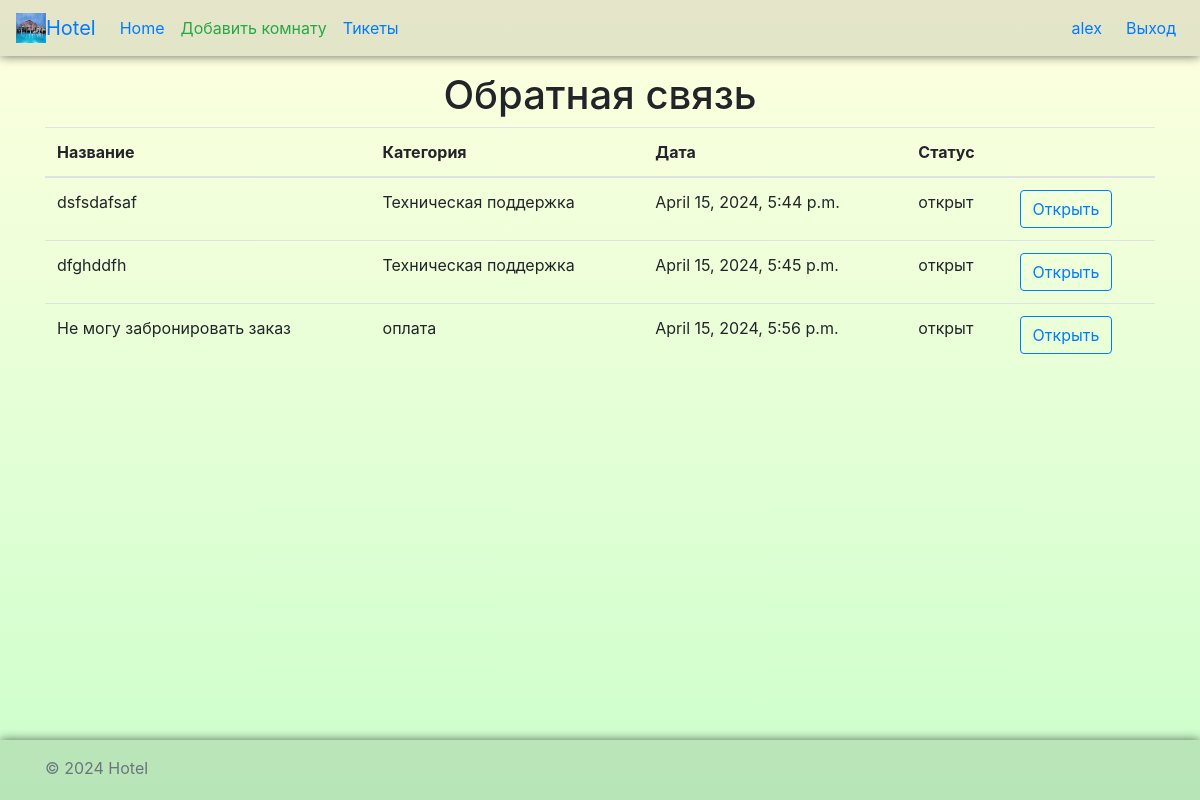
Screenshot of /feedback/ (signed in) with the database file from the repository.
### feedback/models.py (models this page shows)
class Feedback(models.Model):
    id = models.AutoField(primary_key=True)
    title = models.CharField(max_length=255)
    description = models.TextField()
    created_at = models.DateTimeField(auto_now_add=True)
    status = models.ForeignKey(TicketStatus, on_delete=models.CASCADE)
    category = models.ForeignKey(TicketCategory, on_delete=models.CASCADE)
    user = models.ForeignKey(User, on_delete=models.CASCADE, null=True)

class TicketCategory(models.Model):
    id = models.AutoField(primary_key=True)
    name = models.CharField(max_length=255)

class TicketStatus(models.Model):
    id = models.AutoField(primary_key=True)
    name = models.CharField(max_length=255)

### feedback/views.py (the view)
# urls.py: path('', views.feedback_list, name='feedback_list'),
def feedback_list(request):
    user = request.user
    feedbacks = Feedback.objects.filter(user=user)
    return render(request, 'feedback/feedback_list.html', {'feedbacks': feedbacks})

### templates/feedback/feedback_list.html
{% extends 'layout.html' %}
{% block content %}
    <h1 class="text-center">Обратная связь</h1>
    <table class="table">
        <thead>
        <tr>
            <th>Название</th>
            <th>Категория</th>
            <th>Дата</th>
            <th>Статус</th>
            <th></th>
        </tr>
        </thead>
        <tbody>
        {% for ticket in feedbacks %}
            <tr>
                <td>{{ ticket.title }}</td>
                <td>{{ ticket.category.name }}</td>
                <td>{{ ticket.created_at }}</td>
                <td>{{ ticket.status.name }}</td>
            <td>
                <a href="{% url 'feedback_detail' ticket.id %}" class="btn btn-outline-primary">Открыть</a>
            </td>
            </tr>
        {% endfor %}
        </tbody>
    </table>
{% endblock %}

### templates/layout.html (shortened to what this page needs)
<!DOCTYPE html>
<html lang="en" style="position: relative; min-height: 100%;">
<head>
    <link href="https://stackpath.bootstrapcdn.com/bootstrap/4.3.1/css/bootstrap.min.css" rel="stylesheet">
</head>
<body style="padding-bottom: 60px;">
<header>
    <nav class="navbar navbar-expand-lg"
         style="background-color: rgba(0, 0, 0, 0.1); box-shadow: 0 0 10px rgba(0, 0, 0, 0.6);">
        <img src="/media/default.jpg" width="30" height="30" alt="">
        <a class="navbar-brand" href="#">Hotel</a>
        <div class="collapse navbar-collapse justify-content-between" id="navbarNav">
            <ul class="navbar-nav">
                <li class="nav-item active">
                    <a class="nav-link" href="{% url 'room_list' %}">Home <span class="sr-only">(current)</span></a>
                </li>
                {% if user.is_authenticated %}
                    <li class="nav-item">
                        <a href="{% url 'room_create' %}" class="nav-link text-success">Добавить комнату</a>
                    </li>
                    <li class="nav-item">
                        <a href="{% url 'feedback_list' %}" class="nav-link">Тикеты</a>
                    </li>
                {% endif %}
            </ul>
            {% if not user.is_authenticated %}
                <ul class="navbar-nav">
                    <li class="nav-item active mr-2">
                        <button type="button" class="btn btn-outline-primary" data-toggle="modal"
                                data-target="#loginModal">
                            Вход
                        </button>
                    </li>
                    <li class="nav-item">
                        <button type="button" class="btn btn-outline-info" data-toggle="modal"
                                data-target="#regModal">
                            Регистрация
                        </button>
                    </li>
                </ul>
            {% else %}
                <ul class="navbar-nav">
                    <li class="nav-item active mr-2">
                        <a class="nav-link" href="#">{{ user.username }}</a>
                    </li>
                    <li class="nav-item">
                        <a class="nav-link" href="{% url 'logout' %}">Выход</a>
                    </li>
                </ul>
            {% endif %}
        </div>
    </nav>
</header>
<main role="main" class="container" style="padding: 15px">
    {% block content %}
    {% endblock %}
</main>
<footer class="footer mt-auto py-3"
        style="position: absolute; bottom: 0; width: 100%; height: 60px; background-color: rgba(0, 0, 0, 0.1); box-shadow: 0 0 10px rgba(0, 0, 0, 0.6)">
    <div class="container">
        <span class="text-muted">© 2024 Hotel</span>
    </div>
</footer>
</body>
</html>

### templates/layout.html (style rules this page uses)
body { background: linear-gradient(to bottom, #ffffe0, #ccffcc); }

### rows the page displays
Feedback: title "dsfsdafsaf", category.name "Техническая поддержка", created_at "April 15, 2024, 5:44 p.m.", status.name "открыт"
Feedback: title "dfghddfh", category.name "Техническая поддержка", created_at "April 15, 2024, 5:45 p.m.", status.name "открыт"
Feedback: title "Не могу забронировать заказ", category.name "оплата", created_at "April 15, 2024, 5:56 p.m.", status.name "открыт"

### other values shown
{{ user.username }} "alex"
